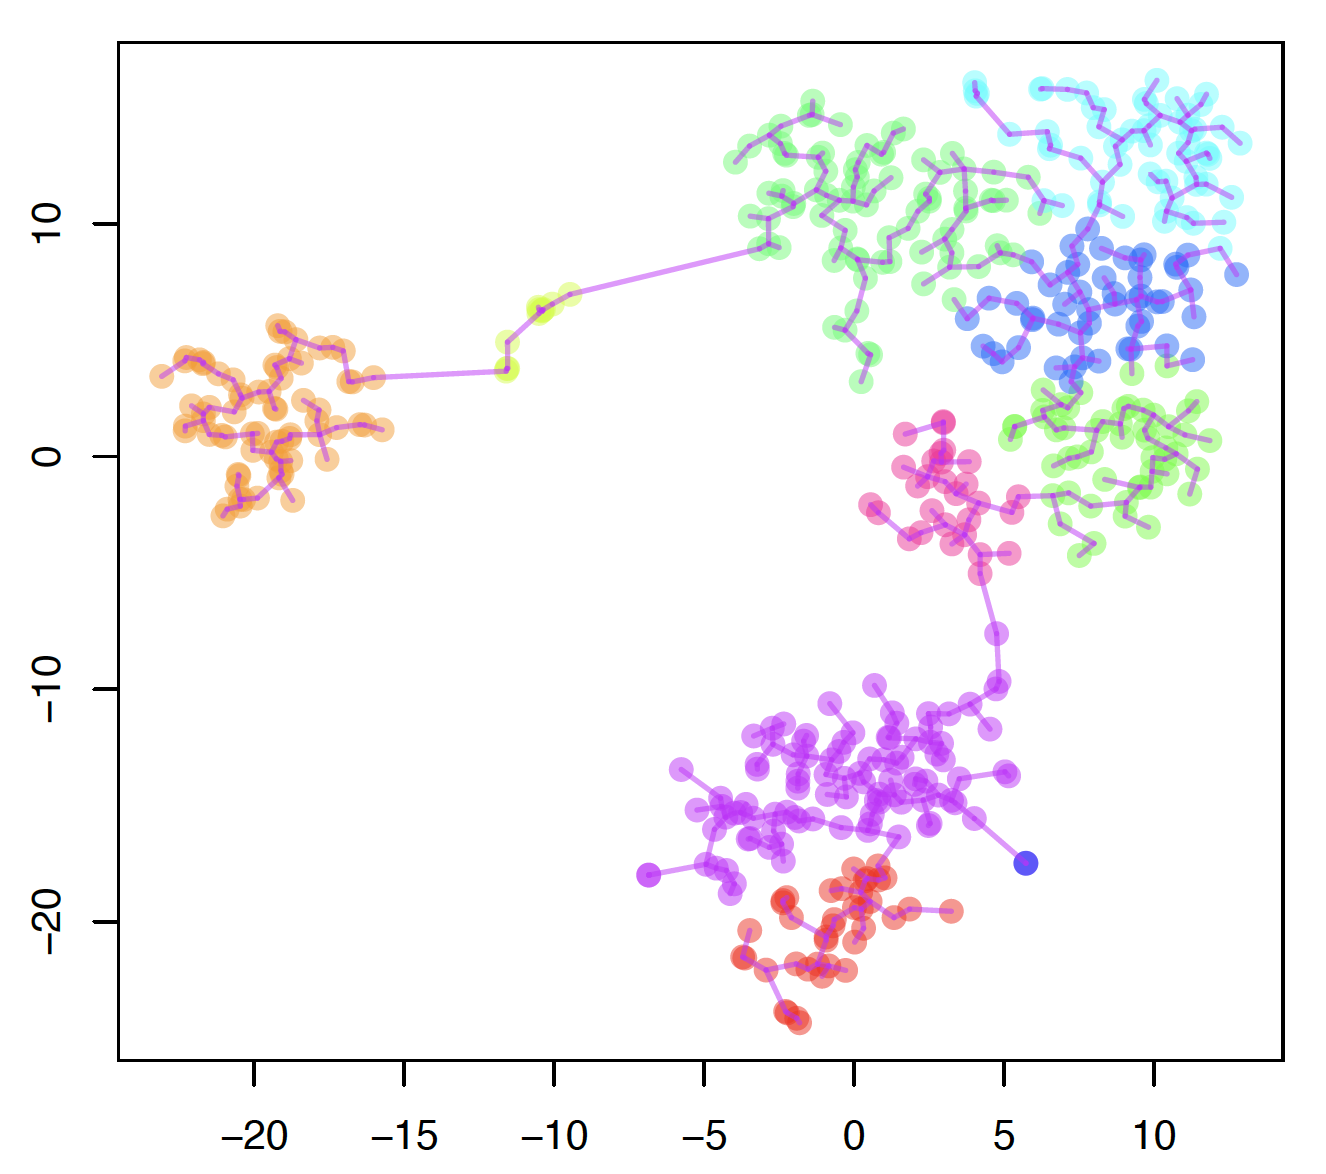

This chart was generated by the following R code:
rm(list=ls());

library(GCluster);

dat   <- read.table("example_data/Rtsne_1.txt", header=T, row.names=1);

out.s <- mstGCluster(dat=dat, k=0);
out   <- out.s[,c(2,3,5,6)];
out   <- as.matrix(out);

out2  <- GCluster(dat=dat, wt=4, k=10);
clu.i <- out2$membership;

out.c <- data.frame(dat, cluster=clu.i);
write.table(out.c, "example_data/Rtsne_1_clu.txt", quote=F, sep="\t");

clu.n <- length(unique(clu.i));
cols  <- rainbow(clu.n, alpha=0.5);

pdf("05do_GCluster07.pdf", 6, 6);
plot(dat, type="n", main="", xlab="", ylab="");
points(dat, pch=19, col=cols[clu.i], cex=1.2);
segments(as.numeric(out[,1]), as.numeric(out[,2]), 
         as.numeric(out[,3]), as.numeric(out[,4]), col=cols[9], lwd=2);
dev.off();

